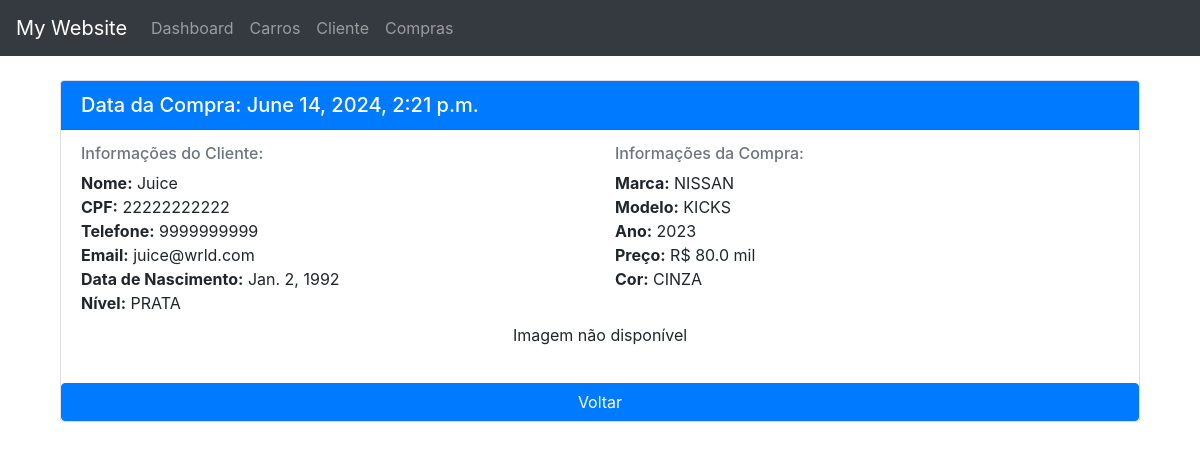
/cliente/compras/3, run on an earlier commit of the app's database.
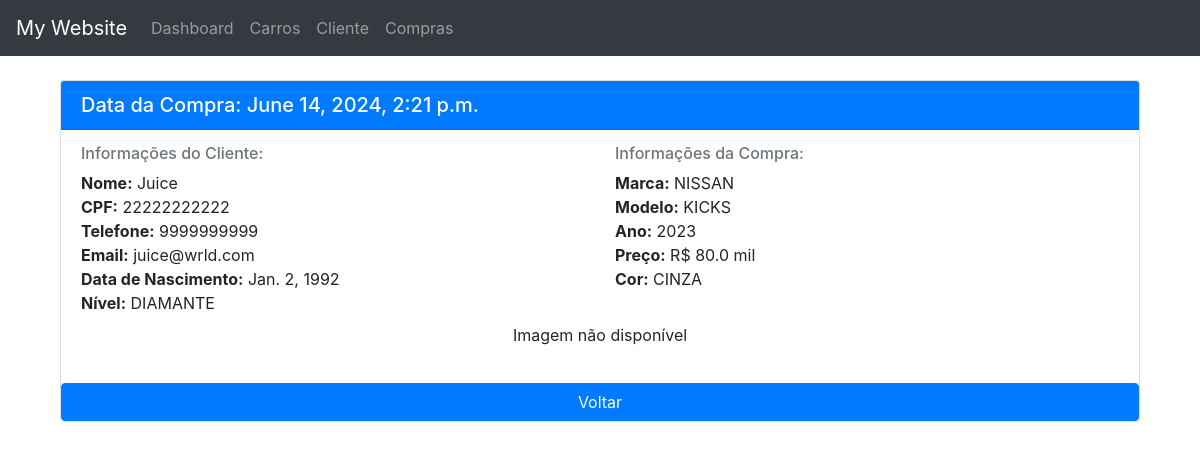
And on a later commit of the database.
### cliente/models.py (models this page shows, shortened)
class Compra(models.Model):
    cliente = models.ForeignKey(Cliente, related_name='compras', on_delete=models.CASCADE)
    carro = models.ForeignKey(Carro, on_delete=models.CASCADE)
    data_compra = models.DateTimeField(auto_now_add=True)
    created_at = models.DateTimeField(auto_now_add=True)
    updated_at = models.DateTimeField(auto_now=True)
    def __str__(self):
        return f'{self.cliente.nome} {self.cliente.sobrenome}'
    def valor(self):
        return self.carro.preco

class Cliente(models.Model):
    nome = models.CharField(max_length=100)
    sobrenome = models.CharField(max_length=100)
    cpf = models.CharField(max_length=11, unique=True)
    email = models.EmailField(unique=True)
    telefone = models.CharField(max_length=11)
    data_nascimento = models.DateField()
    created_at = models.DateTimeField(auto_now_add=True)
    updated_at = models.DateTimeField(auto_now=True)
    nivel_bruto = models.CharField(max_length=8, choices=NIVEL_CHOICES, default='BRONZE')

### carros/models.py (models this page shows, shortened)
class Carro(models.Model):
    marca = models.CharField(max_length=100)
    modelo = models.CharField(max_length=100)
    ano = models.IntegerField()
    preco = models.FloatField()
    cor = models.CharField(max_length=100)
    data_criacao = models.DateTimeField(auto_now_add=True)
    estoque = models.IntegerField()
    imagem = models.ImageField(upload_to='carros', null=True, blank=True)

### cliente/views.py (the view)
# urls.py: path('compras/<int:id>', views.compra, name='compra'),
def compra(request, id):
    compra_q = Compra.objects.filter(id=id)
    print(compra_q)
    if not compra_q:
        return HttpResponse('Cliente não possui compras')
    preco_formatado = formatar_preco(compra_q[0].valor())
    context = {
        'compra': compra_q[0],
        'preco_formatado': preco_formatado
    }
    return render(request, 'compra.html', context)

### cliente/utils.py (called while the page is built)
def formatar_preco(preco):
    if preco >= 1000000:
        return f'R$ {preco / 1000000:.1f} milhão'
    elif preco >= 1000:
        return f'R$ {preco / 1000:.1f} mil'
    else:
        return f'R$ {preco:.2f}'

### cliente/templates/compra.html (shortened to what this page needs)
{% extends 'basic.html' %}
{% block content %}
<div class="container">
    <div class="card mb-4">
        <div class="card-header bg-primary text-white">
            <h5 class="card-title mb-0">Data da Compra: {{ compra.data_compra }}</h5>
        </div>
        <div class="card-body">
            <div class="row mb-2">
                <div class="col-md-6">
                    <h6 class="card-subtitle mb-2 text-muted">Informações do Cliente:</h6>
                    <p class="card-text">
                        <strong>Nome:</strong> {{ compra.cliente.nome }}<br>
                        <strong>CPF:</strong> {{ compra.cliente.cpf }}<br>
                        <strong>Telefone:</strong> {{ compra.cliente.telefone }}<br>
                        <strong>Email:</strong> {{ compra.cliente.email }}<br>
                        <strong>Data de Nascimento:</strong> {{ compra.cliente.data_nascimento }}<br>
                        <strong>Nível:</strong> {{ compra.cliente.nivel_bruto }}
                    </p>
                </div>
                <div class="col-md-6">
                    <h6 class="card-subtitle mb-2 text-muted">Informações da Compra:</h6>
                    <p class="card-text">
                        <strong>Marca:</strong> {{ compra.carro.marca }}<br>
                        <strong>Modelo:</strong> {{ compra.carro.modelo }}<br>
                        <strong>Ano:</strong> {{ compra.carro.ano }}<br>
                        <strong>Preço:</strong> {{ preco_formatado }}<br>
                        <strong>Cor:</strong> {{ compra.carro.cor }}
                    </p>
                </div>
            </div>
            {% if compra.carro.imagem %}
                <div class="text-center">
                    <img src="{{ compra.carro.imagem.url }}" alt="Imagem do carro" class="img-fluid rounded" style="max-width: 350px;">
                </div>
            {% else %}
                <div class="text-center">
                    <p>Imagem não disponível</p>
                </div>
            {% endif %}
        </div>
        <a href="{% url 'listar_compras' %}" class="btn btn-primary">Voltar</a>
    </div>
</div>
{% endblock %}

What changed in the data, as far as the page shows it:
changed through a linked row, Compra "Juice": cliente.nivel_bruto "PRATA" → "DIAMANTE"
